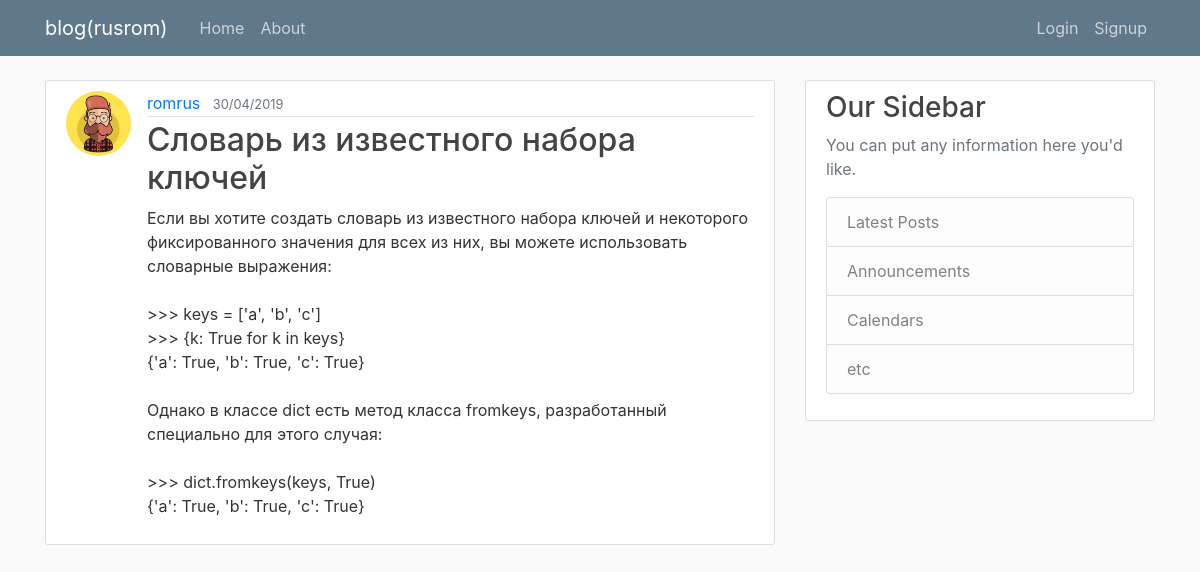
Screenshot of /post/3 with the database file from the repository.
### flaskblog/models.py (models this page shows, shortened)
class User(db.Model, UserMixin):
    id = db.Column(db.Integer, primary_key=True)
    username = db.Column(db.String(20), unique=True, nullable=False)
    email = db.Column(db.String(120), unique=True, nullable=False)
    avatar = db.Column(db.String(20), nullable=False, default='default.png')
    password = db.Column(db.String(60), nullable=False)
    posts = db.relationship('Post', backref='author', lazy=True)

class Post(db.Model):
    id = db.Column(db.Integer, primary_key=True)
    title = db.Column(db.String(100), nullable=False)
    content = db.Column(db.Text, nullable=False)
    date_posted = db.Column(db.DateTime, nullable=False, default=datetime.utcnow)
    user_id = db.Column(db.Integer, db.ForeignKey('user.id'), nullable=False)

### flaskblog/posts/routes.py (the view)
@posts.route('/post/<int:post_id>')
def post(post_id):
    post = Post.query.get_or_404(post_id)
    return render_template('post.html', title=post.title, post=post)

### flaskblog/templates/post.html (shortened to what this page needs)
{% extends 'layout.html' %}
{% block content %}
    <article class="media content-section">
        <img src="{{ url_for('static', filename='images/account/' + post.author.avatar) }}" alt="" class="rounded-circle article-img">
        <div class="media-body">
            <div class="article-metadata">
                <a class="mr-2" href="{{ url_for('users.author_posts', username=post.author.username) }}">{{ post.author.username }}</a>
                <small class="text-muted">{{ post.date_posted.strftime('%d/%m/%Y') }}</small>
            </div>
            <h2 class="article-title">{{ post.title }}</h2>
            <p class="article-content">{{ post.content }}</p>
        </div>
    </article>
{% endblock content %}

### flaskblog/static/main.css (style rules this page uses)
body { background: #fafafa; color: #333333; margin-top: 5rem; }
h1, h2, h3, h4, h5, h6 { color: #444444; }
.content-section { background: #ffffff; padding: 10px 20px; border: 1px solid #dddddd; border-radius: 3px; margin-bottom: 20px; }
.article-title { color: #444444; }
.article-content { white-space: pre-line; }
.article-img { height: 65px; width: 65px; margin-right: 16px; }
.article-metadata { padding-bottom: 1px; margin-bottom: 4px; border-bottom: 1px solid #e3e3e3 }

### rows the page displays
User: avatar (picture), author.username "romrus"
Post: date_posted "30/04/2019", title "Словарь из известного набора ключей", content "Если вы хотите создать словарь из известного набора ключей и некоторого фиксированного значения для всех из них, вы можете использовать словарные выражения: >>> keys = ['a', 'b', 'c'] >>> {k: True for k in keys} {'a': True, 'b': True, 'c': True} Однако в классе dict есть метод класса fromkeys, разработанный специально для этого случая: >>> dict.fromkeys(keys, True) {'a': True, 'b': True, 'c': True}"
